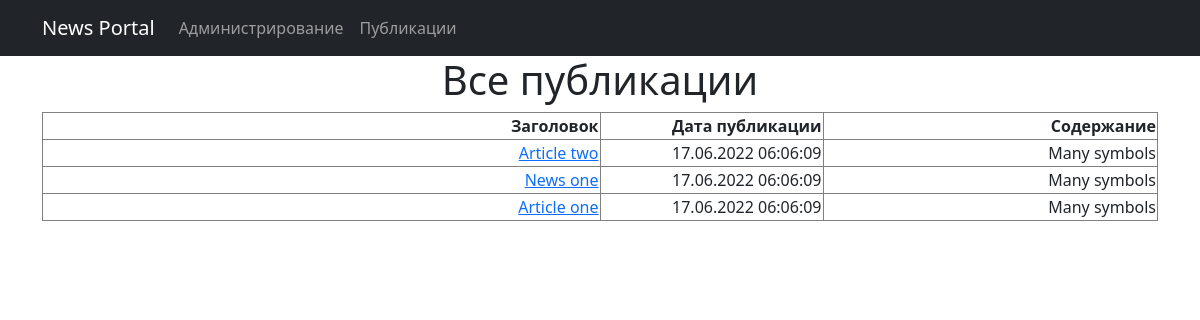
The page /news/ on the database as committed earlier.
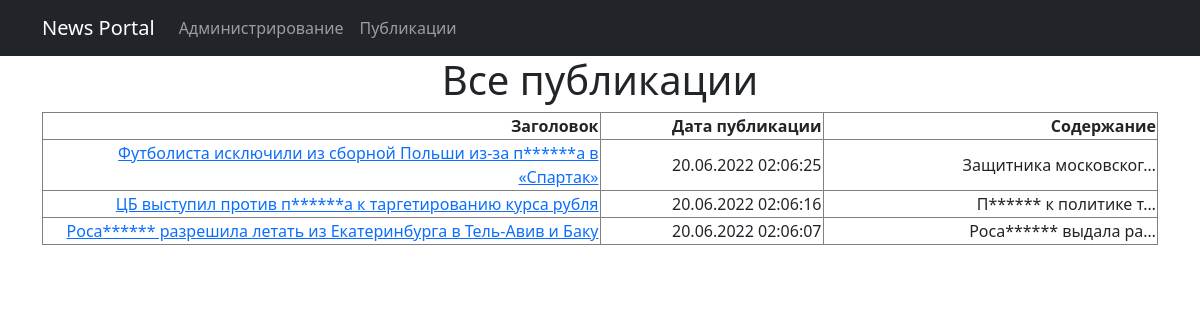
The same page on the database as committed later.
### news/models.py (models this page shows, shortened)
class Post(models.Model):
    post_news = 'Новость'
    post_article = 'Статья'
    POST_TYPES = [('NS', post_news), ('AT', post_article)]
    author = models.ForeignKey(Author, on_delete=models.CASCADE)
    post_type = models.CharField(max_length=2, choices=POST_TYPES)
    create_datetime = models.DateTimeField(auto_now_add=True)
    lastchange_datetime = models.DateTimeField(auto_now=True)
    categories = models.ManyToManyField(Category, through='PostCategory')
    caption = models.CharField(max_length=255)
    text = models.TextField()
    rating = models.IntegerField(default=0)

### news/views.py (the view)
# urls.py: path('', PostsList.as_view()),
class PostsList(ListView):
    model = Post
    ordering = '-create_datetime'
    template_name = 'posts.html'
    context_object_name = 'posts'

### news/templatetags/custom_filters.py (called while the page is built)
@register.filter()
def censor(value: str):
    if type(value) != str:
        raise ValueError(f'Filter "censor" need str argument, given {type(value)}')
    result = value
    for bad_word in BAD_WORDS:
        result = result.replace(bad_word, bad_word[0] + '*' * (len(bad_word) - 1))
        result = result.replace(bad_word.capitalize(), bad_word[0].upper() + '*' * (len(bad_word) - 1))
    return result

### templates/posts.html (shortened to what this page needs)
{% extends 'flatpages/default.html' %}
{% load custom_filters %}
{% block content %}
<h1>Все публикации</h1>
<table style="width: 100%">
    <colgroup>
       <col span="1" style="width: 50%;">
       <col span="1" style="width: 20%;">
       <col span="1" style="width: 30%;">
    </colgroup>
    <tr>
        <th>
            Заголовок
        </th>
        <th>
            Дата публикации
        </th>
        <th>
            Содержание
        </th>
    </tr>
    {% for post in posts %}
    <tr>
        <td>
            <a href="/news/{{ post.pk }}">{{ post.caption|censor }}</a>
        </td>
        <td>
            {{ post.create_datetime|date:"d.m.Y h:m:s" }}
        </td>
        <td>
            {{ post.text|truncatechars:21|censor }}
        </td>
    </tr>
    {% endfor %}
</table>
{% endblock content %}

### templates/flatpages/default.html (shortened to what this page needs)
<!DOCTYPE html>
<html lang="en">
    <head>
        {% load static %}
        <link href="{% static 'css/styles.css' %}" rel="stylesheet" />
    </head>
    <body>
        <nav class="navbar navbar-expand-lg navbar-dark bg-dark static-top">
           <div class="container">
               <a class="navbar-brand" href="/news/">News Portal</a>
               <div class="collapse navbar-collapse" id="navbarResponsive">
                   <ul class="navbar-nav ml-auto">
                       <li class="nav-item">
                           <a class="nav-link" target="_blank" href="/admin/">Администрирование</a>
                       </li>
                       <li class="nav-item">
                           <a class="nav-link" href="/news/">Публикации</a>
                       </li>
                   </ul>
               </div>
           </div>
        </nav>
        <div class="container">
           <div class="row">
               <div class="col-lg-12 text-center">
                   {% block content %}{% endblock content %}
               </div>
           </div>
        </div>
    </body>
</html>

Rows that differ between the two databases and show on the page:
removed Post: caption|censor "Article two", create_datetime "17.06.2022 06:06:09", text|censor "Many symbols"
removed Post: caption|censor "News one", create_datetime "17.06.2022 06:06:09", text|censor "Many symbols"
removed Post: caption|censor "Article one", create_datetime "17.06.2022 06:06:09", text|censor "Many symbols"
added Post: caption|censor "Футболиста исключили из сборной Польши из-за п******а в «Спартак»", create_datetime "20.06.2022 02:06:25", text|censor "Защитника московског…"
added Post: caption|censor "ЦБ выступил против п******а к таргетированию курса рубля", create_datetime "20.06.2022 02:06:16", text|censor "П****** к политике т…"
added Post: caption|censor "Роса****** разрешила летать из Екатеринбурга в Тель-Авив и Баку", create_datetime "20.06.2022 02:06:07", text|censor "Роса****** выдала ра…"
